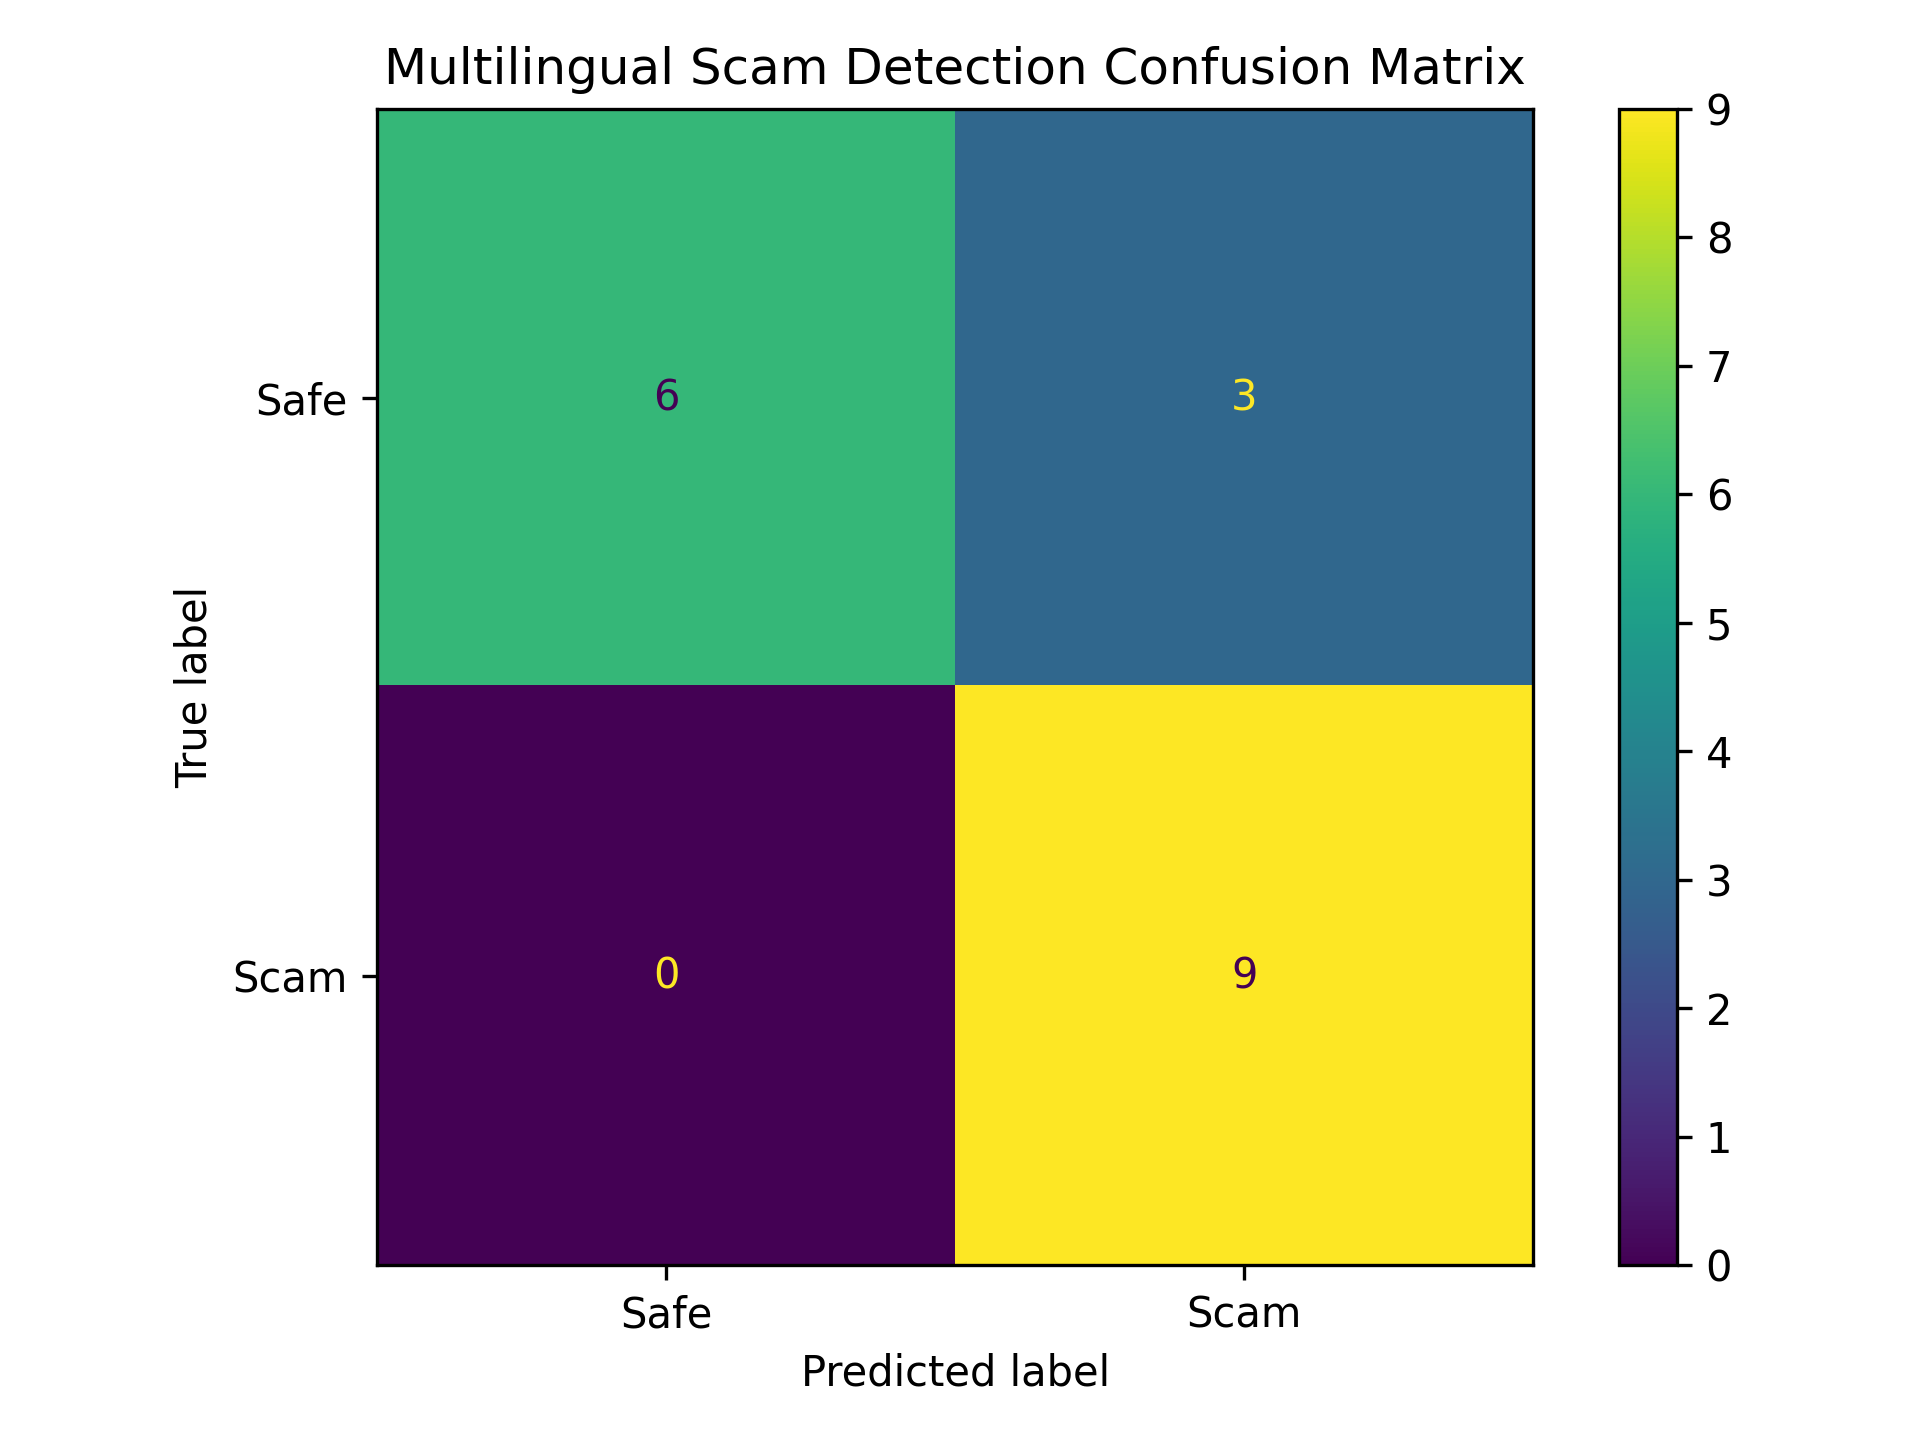

Python code for this plot:
import pandas as pd
import matplotlib.pyplot as plt
from sklearn.metrics import confusion_matrix, ConfusionMatrixDisplay

RESULTS_PATH = "research/multilingual_test_results.csv"
OUTPUT_PATH = "research/multilingual_confusion_matrix.png"

df = pd.read_csv(RESULTS_PATH)

labels = ["Safe", "Scam"]

cm = confusion_matrix(
    df["expected"],
    df["predicted"],
    labels=labels
)

disp = ConfusionMatrixDisplay(
    confusion_matrix=cm,
    display_labels=labels
)

disp.plot(values_format="d")

plt.title("Multilingual Scam Detection Confusion Matrix")
plt.tight_layout()
plt.savefig(OUTPUT_PATH, dpi=300)

print("Confusion matrix saved to:", OUTPUT_PATH)
print(cm)
